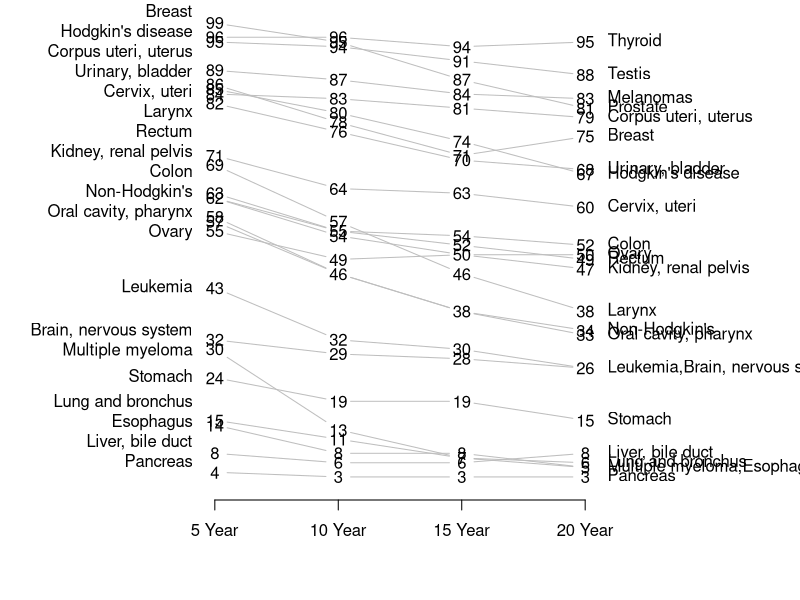
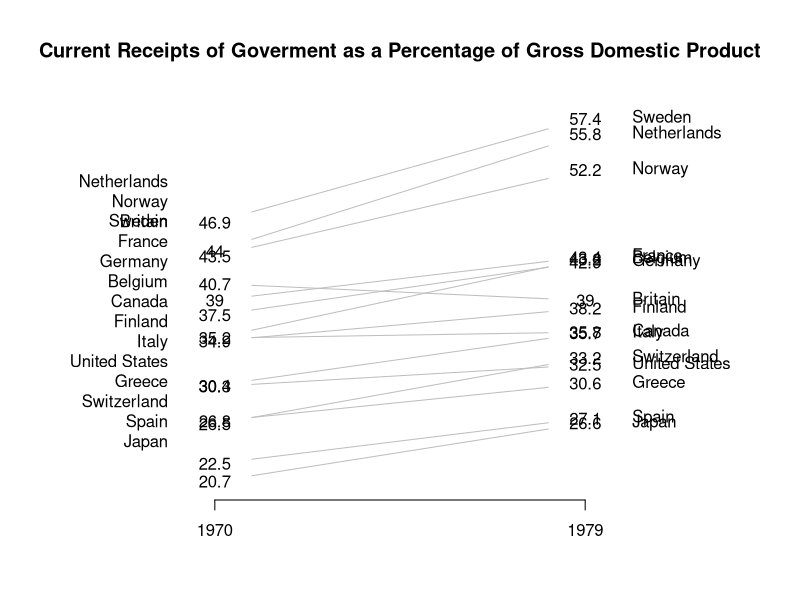

The R source for these figures, in order:
# R Function to Draw Edward Tufte-style Slopeplots

# TODO:
## deal with overlapping numeric values: if more than one label falls at a position, offset based on rank() of the subsequent column values for those rows
## overlapping rownames (same algorithm as above, but hard code for 1st and 2nd value)


slopegraph <-
function(
df,
xlim = c(.5,ncol(df)+.5),
ylim = c(min(df)-diff(range(df))/100,max(df)+diff(range(df))/100),
main = NULL,
bty = 'n',
yaxt = 'n',
xaxt = 'n',
xlab = '',
ylab = '',
add.before = NULL, # an expression to add something between drawing the blank canvas and adding the plot content (i.e., behind the slopegraph)
add.after = NULL, # an expression to add something after adding the plot content
labels = names(df),
labpos.left = 2,
labpos.right = 4,
col.lines = par('fg'),
col.lab = par('fg'),
col.num = par('fg'),
col.xaxt = par('fg'),
offset.x = .1, # THIS DOESN'T SEEM TO WORK???
offset.lab = .1,
cex.lab = 1,
cex.num = 1,
font.lab = 1,
font.num = 1,
lty = par("lty"),
lwd = par("lwd"),
mai = NULL,
...)
{
    if(ncol(df) < 2)
        stop('`df` must have at least two columns')
    # draw margins
    if(is.null(mai))
        par(mai=c(1, 0, if(is.null(main)) 0 else 1, 0))
    else
        par(mai=mai)
    
    plot(NA, y=NULL, xlim=xlim, ylim=ylim, main=main,
         bty=bty, yaxt=yaxt, xaxt=xaxt, xlab=xlab, ylab=ylab, ...)
    # optional expression
    if(!is.null(add.before))
        eval(add.before)
    
    # x-axis
    axis(1, 1:ncol(df), labels=labels, col=col.xaxt, col.ticks=col.xaxt)
    
    # height and width of 'm' on plotting device
    h <- strheight('m')
    w <- strwidth('m')
    
    # function for finding consecutive indices
    # from: http://stackoverflow.com/a/16118320/2338862
    seqle <- function(x,incr=1) { 
        if(!is.numeric(x)) x <- as.numeric(x) 
        n <- length(x)  
        y <- x[-1L] != x[-n] + incr 
        i <- c(which(y|is.na(y)),n) 
        list(lengths = diff(c(0L,i)),
             values = x[head(c(0L,i)+1L,-1L)]) 
    } 
    
    # left-side labels
    l <- df[,1,drop=FALSE]
    
    # fix overlaps (NOT DONE YET)
    overlaps <- which(abs(diff(l[,1]))<(1.5*h))
    
    overlaps2 <- sort(unique(c(overlaps,overlaps+1)))
    # NEED TO DEFINE overlaps2 DIFFERENTLY
    
    runs <- seqle(overlaps2)$lengths
    overlaps3 <- split(overlaps2,rep(seq_along(runs),runs))
    newlabs <- data.frame(sapply(overlaps3, function(i) mean(l[i,1])))
    names(newlabs) <- names(l)
    rownames(newlabs) <- 
        sapply(overlaps3, function(i) paste(rownames(l)[i],collapse='\n'))
    l <- rbind(l[-unique(c(overlaps,overlaps+1)),,drop=FALSE],newlabs)
    
    leftlabs <- lapply(split(rownames(l),l), paste, collapse=', ')
    
    print(leftlabs)
    
    text(1-offset.lab, as.numeric(names(leftlabs)),
         col=col.lab, leftlabs, pos=labpos.left, cex=cex.lab, font=font.lab)
    
    # right-side labels
    r <- df[,ncol(df)] # I MAY WANT TO BIN THESE SO THAT CLOSE VALUES DON'T OVERLAP
    rightlabs <- lapply(split(rownames(df),r), paste, collapse=',')
    text(ncol(df)+offset.lab, as.numeric(names(rightlabs)), 
         col=col.lab, rightlabs, pos=labpos.right, cex=cex.lab, font=font.lab)
    
    # numeric value labels
    # deal with duplicate value labels (i.e., not double printing anything)
    df2 <- do.call(cbind,lapply(df, function(y) {y[duplicated(y)] <- ''; y}))
    # print them
    apply(cbind(df,df2),1, function(y)
        text(1:ncol(df), as.numeric(y[1:ncol(df)]), y[(ncol(df)+1):(2*ncol(df))],
             col=col.num, cex=cex.num, font=font.num))
    
    # draw lines
    offset.x <- .1 # small offset for `segments`
    col.lines <- rep(col.lines, length.out=nrow(df))
    lty <- rep(lty, length.out=nrow(df))
    lwd <- rep(lwd, length.out=nrow(df))
    for(i in 1:nrow(df)){
        mapply(function(x1,y1,x2,y2,...){
            ysloped <- (y2-y1)*offset.x
            segments(x1+offset.x, if(y1==y2) y1 else (y1+ysloped),
                     x2-offset.x, if(y1==y2) y2 else (y2-ysloped),
                     col=col.lines[i],
                     lty=lty[i],
                     lwd=lwd[i]
                    )},
               1:(length(df[i,])-1), # x1-positions
               df[i,][-length(df[i,])], # y1-positions
               2:(length(df[i,])), # x2-positions
               df[i,][-1] # y2-positions
               )
    }
    
    # optional expression
    if(!is.null(add.after))
        eval(add.after)
    
    # return invisibly
    invisible(NULL)
}


# EXAMPLES

## Tufte's Cancer Graph (to the correct scale)
cancer <- read.csv('tufte-cancer-survival-data.csv')
rownames(cancer) <- cancer[,1]
cancer <- cancer [,-1]
pdf('tufte-cancer-survival-plot.pdf',height=16, width=12, family='Palatino')
slopegraph(cancer, col.line='gray', xlim=c(-.5,5.5), labels=c('5 Year','10 Year','15 Year','20 Year'))
dev.off()


## Tufte's GNP Graph
gnp <- read.csv('tufte-gnp-data.csv')
gnp[,3] <- NULL
pdf('tufte-gnp-plot.pdf',height=12, width=8, family='Palatino')
slopegraph(gnp, col.line='gray', labels=c('1970','1979'), 
    main='Current Receipts of Goverment as a Percentage of Gross Domestic Product')
dev.off()
